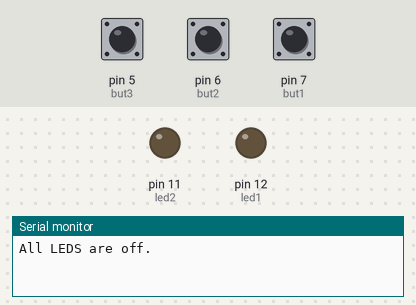
Bench run of a sketch on a simulated Arduino Uno, built with avr-gcc and run on an emulated ATmega328P. Parts: output pins drawn as LEDs (lit = HIGH), the last lines printed to the serial monitor. Inputs (shaded band) come from the test bench; at power-on: pin 7 (but1) HIGH, pin 6 (but2) HIGH, pin 5 (but3) HIGH.

Above: at 1.2 s.
1.3 s: pin 7 (but1) pulled LOW for 0.15 s
At 2.4 s:
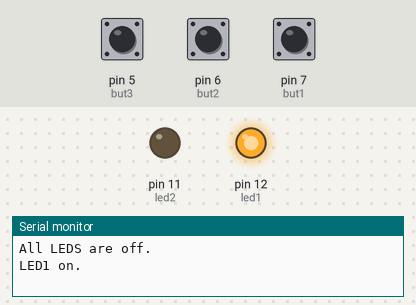
2.9 s: pin 6 (but2) pulled LOW for 0.15 s
At 3.6 s:
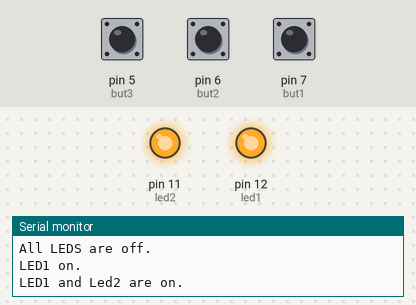
Timing chart, 0 to 5.9 s (numbered marks = the images above; inputs shaded):
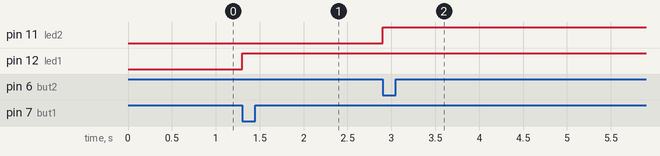

The sketch:

Threebuts_twoleds.ino
```cpp
//States are defined as close to the naming used in the FSM
#define ALL_OFF 0
#define LED1_ON 1
#define LED1_and_LED2_ON 2

int light_state ;
int led1 = 12;
int led2 = 11;
int but1 = 7;
int but2 = 6;
int but3 = 5;

void setup()
{
  Serial.begin(9600);
  pinMode(led2, OUTPUT); //Yellow Led
  pinMode(led1, OUTPUT); //Green Led
  pinMode(but1, INPUT_PULLUP); //But1
  pinMode(but2, INPUT_PULLUP); //But2
  pinMode(but3, INPUT_PULLUP); //But3
  light_state = ALL_OFF;
  Serial.println("All LEDS are off.");
}

void loop()
{
  switch (light_state) //Change states and handle output
  {
    case ALL_OFF:
    {
      if (digitalRead(but1) == LOW)
        {
          digitalWrite(led1, HIGH);
          Serial.println("LED1 on.");
          light_state = LED1_ON;
        }
      break;
    }
    case LED1_ON:
    {
      if (digitalRead(but2) == LOW)
        {
          digitalWrite(led1, HIGH);
          digitalWrite(led2, HIGH);
          Serial.println("LED1 and Led2 are on.");
          light_state = LED1_and_LED2_ON;
        }
      break;
    }
    case LED1_and_LED2_ON:
      if (digitalRead(but3) == LOW)
        {
          digitalWrite(led2, LOW);
          digitalWrite(led1, LOW);
          Serial.println("All LEDS are off.");
          light_state = ALL_OFF;
        }
      break;
    default:
      break;
  }
}
```

Measured:
- after the input at 1.3 s, pin 12 (led1): LOW → HIGH at once
- after the input at 2.9 s, pin 11 (led2): LOW → HIGH at once
